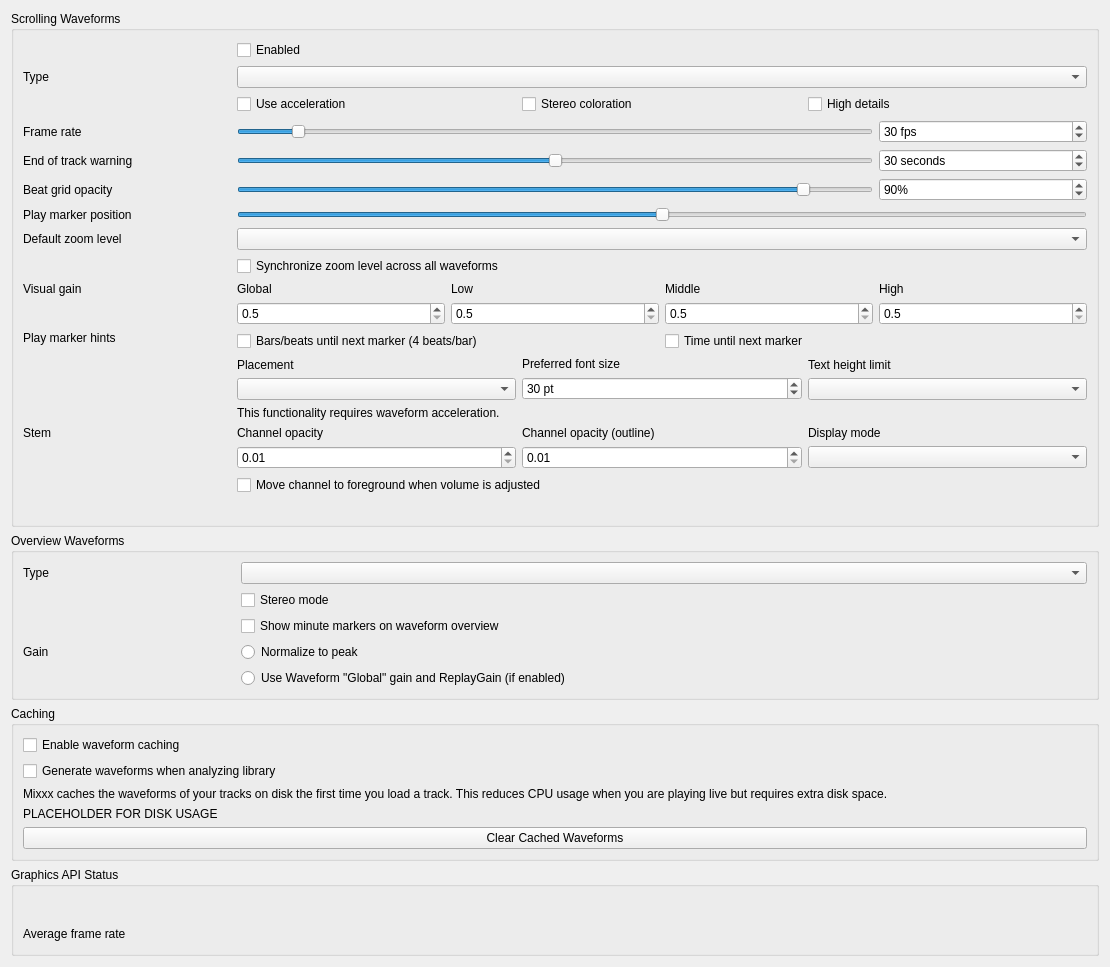
<?xml version="1.0" encoding="UTF-8"?>
<ui version="4.0">
 <class>DlgPrefWaveformDlg</class>
 <widget class="QWidget" name="DlgPrefWaveformDlg">
  <property name="geometry">
   <rect>
    <x>0</x>
    <y>0</y>
    <width>1110</width>
    <height>939</height>
   </rect>
  </property>
  <property name="windowTitle">
   <string>Waveform Preferences</string>
  </property>
  <layout class="QVBoxLayout" name="mainLayout">

  <item>
   <widget class="QGroupBox" name="waveform_groupbox">
    <property name="title">
     <string>Scrolling Waveforms</string>
    </property>
    <layout class="QGridLayout" name="waveform_layout">

     <item row="0" column="1">
      <widget class="QCheckBox" name="useWaveformCheckBox">
       <property name="text">
        <string>Enabled</string>
       </property>
      </widget>
     </item>

     <item row="1" column="0">
      <widget class="QLabel" name="waveformTypeLabel">
       <property name="sizePolicy">
        <sizepolicy hsizetype="Preferred" vsizetype="Preferred">
         <horstretch>0</horstretch>
         <verstretch>0</verstretch>
        </sizepolicy>
       </property>
       <property name="toolTip">
        <string extracomment="The big waveform summary shows the waveform envelope of the track near the current playback position."/>
       </property>
       <property name="text">
        <string>Type</string>
       </property>
       <property name="alignment">
        <set>Qt::AlignLeading|Qt::AlignLeft|Qt::AlignVCenter</set>
       </property>
       <property name="buddy">
        <cstring>waveformTypeComboBox</cstring>
       </property>
      </widget>
     </item>
     <item row="1" column="1" colspan="4">
      <widget class="QComboBox" name="waveformTypeComboBox">
       <property name="toolTip">
        <string>The waveform shows the waveform envelope of the track near the current playback position.
Select from different types of displays for the waveform, which differ primarily in the level of detail shown in the waveform.</string>
       </property>
      </widget>
     </item>

     <item row="2" column="1" colspan="4">
      <layout class="QHBoxLayout" name="waveform_render_options">
       <item>
        <widget class="QCheckBox" name="useAccelerationCheckBox">
         <property name="text">
          <string>Use acceleration</string>
         </property>
        </widget>
       </item>
       <item>
        <widget class="QCheckBox" name="splitLeftRightCheckBox">
         <property name="text">
          <string>Stereo coloration</string>
         </property>
        </widget>
       </item>
       <item>
        <widget class="QCheckBox" name="highDetailCheckBox">
         <property name="text">
          <string>High details</string>
         </property>
        </widget>
       </item>
      </layout>
     </item>

     <item row="4" column="0">
      <widget class="QLabel" name="frameRateLabel">
       <property name="text">
        <string>Frame rate</string>
       </property>
       <property name="alignment">
        <set>Qt::AlignLeading|Qt::AlignLeft|Qt::AlignVCenter</set>
       </property>
       <property name="buddy">
        <cstring>frameRateSlider</cstring>
       </property>
      </widget>
     </item>
     <item row="4" column="1" colspan="3">
      <widget class="QSlider" name="frameRateSlider">
       <property name="sizePolicy">
        <sizepolicy hsizetype="Preferred" vsizetype="Fixed">
         <horstretch>0</horstretch>
         <verstretch>0</verstretch>
        </sizepolicy>
       </property>
       <property name="maximumSize">
        <size>
         <width>16777215</width>
         <height>16777215</height>
        </size>
       </property>
       <property name="minimum">
        <number>10</number>
       </property>
       <property name="maximum">
        <number>240</number>
       </property>
       <property name="value">
        <number>30</number>
       </property>
       <property name="orientation">
        <enum>Qt::Horizontal</enum>
       </property>
      </widget>
     </item>
     <item row="4" column="4">
      <widget class="QSpinBox" name="frameRateSpinBox">
       <property name="toolTip">
        <string/>
       </property>
       <property name="suffix">
        <string> fps</string>
       </property>
       <property name="minimum">
        <number>10</number>
       </property>
       <property name="maximum">
        <number>240</number>
       </property>
       <property name="value">
        <number>30</number>
       </property>
      </widget>
     </item>

     <item row="5" column="0">
      <widget class="QLabel" name="endOfTrackWarningTimeLabel">
       <property name="text">
        <string>End of track warning</string>
       </property>
       <property name="alignment">
        <set>Qt::AlignLeading|Qt::AlignLeft|Qt::AlignVCenter</set>
       </property>
       <property name="buddy">
        <cstring>endOfTrackWarningTimeSlider</cstring>
       </property>
      </widget>
     </item>
     <item row="5" column="1" colspan="3">
      <widget class="QSlider" name="endOfTrackWarningTimeSlider">
       <property name="sizePolicy">
        <sizepolicy hsizetype="Preferred" vsizetype="Fixed">
         <horstretch>0</horstretch>
         <verstretch>0</verstretch>
        </sizepolicy>
       </property>
       <property name="maximumSize">
        <size>
         <width>16777215</width>
         <height>16777215</height>
        </size>
       </property>
       <property name="minimum">
        <number>0</number>
       </property>
       <property name="maximum">
        <number>60</number>
       </property>
       <property name="value">
        <number>30</number>
       </property>
       <property name="orientation">
        <enum>Qt::Horizontal</enum>
       </property>
      </widget>
     </item>
     <item row="5" column="4">
      <widget class="QSpinBox" name="endOfTrackWarningTimeSpinBox">
       <property name="toolTip">
        <string>Highlight the waveforms when the last seconds of a track remains.</string>
       </property>
       <property name="suffix">
        <string> seconds</string>
       </property>
       <property name="minimum">
        <number>0</number>
       </property>
       <property name="maximum">
        <number>60</number>
       </property>
       <property name="value">
        <number>30</number>
       </property>
      </widget>
     </item>

     <item row="6" column="0">
      <widget class="QLabel" name="BeatgridWaveform">
       <property name="toolTip">
        <string/>
       </property>
       <property name="midLineWidth">
        <number>6</number>
       </property>
       <property name="text">
        <string>Beat grid opacity</string>
       </property>
       <property name="alignment">
        <set>Qt::AlignLeading|Qt::AlignLeft|Qt::AlignVCenter</set>
       </property>
      </widget>
     </item>
     <item row="6" column="1" colspan="3">
      <widget class="QSlider" name="beatGridAlphaSlider">
       <property name="maximum">
        <number>100</number>
       </property>
       <property name="value">
        <number>90</number>
       </property>
       <property name="orientation">
        <enum>Qt::Horizontal</enum>
       </property>
      </widget>
     </item>
     <item row="6" column="4">
      <widget class="QSpinBox" name="beatGridAlphaSpinBox">
       <property name="toolTip">
        <string>Set amount of opacity on beat grid lines.</string>
       </property>
       <property name="suffix">
        <string>%</string>
       </property>
       <property name="maximum">
        <number>100</number>
       </property>
       <property name="value">
        <number>90</number>
       </property>
      </widget>
     </item>

     <item row="7" column="0">
      <widget class="QLabel" name="playMarkerPositionLabel">
       <property name="text">
        <string>Play marker position</string>
       </property>
      </widget>
     </item>
     <item row="7" column="1" colspan="4">
      <widget class="QSlider" name="playMarkerPositionSlider">
       <property name="sizePolicy">
        <sizepolicy hsizetype="Preferred" vsizetype="Fixed">
         <horstretch>0</horstretch>
         <verstretch>0</verstretch>
        </sizepolicy>
       </property>
       <property name="maximumSize">
        <size>
         <width>16777215</width>
         <height>16777215</height>
        </size>
       </property>
       <property name="toolTip">
        <string>Moves the play marker position on the waveforms to the left, right or center (default).</string>
       </property>
       <property name="minimum">
        <number>0</number>
       </property>
       <property name="maximum">
        <number>100</number>
       </property>
       <property name="value">
        <number>50</number>
       </property>
       <property name="orientation">
        <enum>Qt::Horizontal</enum>
       </property>
      </widget>
     </item>

     <item row="8" column="0">
      <widget class="QLabel" name="defaultZoomLabel">
       <property name="text">
        <string extracomment="Waveform zoom">Default zoom level</string>
       </property>
       <property name="alignment">
        <set>Qt::AlignLeading|Qt::AlignLeft|Qt::AlignVCenter</set>
       </property>
       <property name="buddy">
        <cstring>defaultZoomComboBox</cstring>
       </property>
      </widget>
     </item>
     <item row="8" column="1" colspan="4">
      <widget class="QComboBox" name="defaultZoomComboBox"/>
     </item>

     <item row="9" column="1" colspan="4">
      <widget class="QCheckBox" name="synchronizeZoomCheckBox">
       <property name="toolTip">
        <string>Synchronize zoom level across all waveform displays.</string>
       </property>
       <property name="text">
        <string>Synchronize zoom level across all waveforms</string>
       </property>
      </widget>
     </item>

     <item row="10" column="0">
      <widget class="QLabel" name="visualGainLabel">
       <property name="text">
        <string>Visual gain</string>
       </property>
       <property name="alignment">
        <set>Qt::AlignLeading|Qt::AlignLeft|Qt::AlignTop</set>
       </property>
       <property name="buddy">
        <cstring>allVisualGain</cstring>
       </property>
      </widget>
     </item>
     <item row="10" column="1" colspan="4">
      <layout class="QGridLayout" name="gridLayout_3">
       <item row="0" column="0">
        <widget class="QLabel" name="visualGainLabel_global">
         <property name="text">
          <string>Global</string>
         </property>
         <property name="alignment">
          <set>Qt::AlignLeading|Qt::AlignLeft|Qt::AlignVCenter</set>
         </property>
         <property name="buddy">
          <cstring>allVisualGain</cstring>
         </property>
        </widget>
       </item>
       <item row="0" column="1">
        <widget class="QLabel" name="visualGainLabel_low">
         <property name="text">
          <string>Low</string>
         </property>
         <property name="alignment">
          <set>Qt::AlignLeading|Qt::AlignLeft|Qt::AlignVCenter</set>
         </property>
         <property name="buddy">
          <cstring>lowVisualGain</cstring>
         </property>
        </widget>
       </item>
       <item row="0" column="2">
        <widget class="QLabel" name="visualGainLabel_mid">
         <property name="text">
          <string>Middle</string>
         </property>
         <property name="alignment">
          <set>Qt::AlignLeading|Qt::AlignLeft|Qt::AlignVCenter</set>
         </property>
         <property name="buddy">
          <cstring>midVisualGain</cstring>
         </property>
        </widget>
       </item>
       <item row="0" column="3">
        <widget class="QLabel" name="visualGainLabel_high">
         <property name="text">
          <string>High</string>
         </property>
         <property name="alignment">
          <set>Qt::AlignLeading|Qt::AlignLeft|Qt::AlignVCenter</set>
         </property>
         <property name="buddy">
          <cstring>highVisualGain</cstring>
         </property>
        </widget>
       </item>

       <item row="1" column="0">
        <widget class="QDoubleSpinBox" name="allVisualGain">
         <property name="toolTip">
          <string>Global visual gain</string>
         </property>
         <property name="decimals">
          <number>1</number>
         </property>
         <property name="minimum">
          <double>0.500000000000000</double>
         </property>
         <property name="maximum">
          <double>5.000000000000000</double>
         </property>
         <property name="singleStep">
          <double>0.100000000000000</double>
         </property>
        </widget>
       </item>
       <item row="1" column="1">
        <widget class="QDoubleSpinBox" name="lowVisualGain">
         <property name="toolTip">
          <string>Visual gain of the low frequencies</string>
         </property>
         <property name="decimals">
          <number>1</number>
         </property>
         <property name="minimum">
          <double>0.500000000000000</double>
         </property>
         <property name="maximum">
          <double>5.000000000000000</double>
         </property>
         <property name="singleStep">
          <double>0.100000000000000</double>
         </property>
        </widget>
       </item>
       <item row="1" column="2">
        <widget class="QDoubleSpinBox" name="midVisualGain">
         <property name="toolTip">
          <string>Visual gain of the middle frequencies</string>
         </property>
         <property name="decimals">
          <number>1</number>
         </property>
         <property name="minimum">
          <double>0.500000000000000</double>
         </property>
         <property name="maximum">
          <double>5.000000000000000</double>
         </property>
         <property name="singleStep">
          <double>0.100000000000000</double>
         </property>
        </widget>
       </item>
       <item row="1" column="3">
        <widget class="QDoubleSpinBox" name="highVisualGain">
         <property name="toolTip">
          <string>Visual gain of the high frequencies</string>
         </property>
         <property name="decimals">
          <number>1</number>
         </property>
         <property name="minimum">
          <double>0.500000000000000</double>
         </property>
         <property name="maximum">
          <double>5.000000000000000</double>
         </property>
         <property name="singleStep">
          <double>0.100000000000000</double>
         </property>
        </widget>
       </item>
      </layout>
     </item>

     <item row="11" column="0">
      <widget class="QLabel" name="marker_hints_label">
       <property name="text">
        <string>Play marker hints</string>
       </property>
       <property name="alignment">
        <set>Qt::AlignLeading|Qt::AlignLeft|Qt::AlignTop</set>
       </property>
      </widget>
     </item>
     <item row="11" column="1" colspan="2">
      <widget class="QCheckBox" name="untilMarkShowBeatsCheckBox">
       <property name="toolTip">
        <string>Show beats as bars and beats (period-separated) until the next marker, including memory cues.</string>
       </property>
       <property name="text">
        <string>Bars/beats until next marker (4 beats/bar)</string>
       </property>
      </widget>
     </item>
     <item row="11" column="3" colspan="2">
      <widget class="QCheckBox" name="untilMarkShowTimeCheckBox">
       <property name="text">
        <string>Time until next marker</string>
       </property>
      </widget>
     </item>

     <item row="12" column="1" colspan="4">
      <layout class="QHBoxLayout" name="marker_option_layout">
       <item>
        <layout class="QVBoxLayout" name="marker_options_placement_layout">
         <item>
          <widget class="QLabel" name="untilMarkAlignLabel">
           <property name="text">
            <string>Placement</string>
           </property>
           <property name="alignment">
            <set>Qt::AlignLeading|Qt::AlignLeft|Qt::AlignVCenter</set>
           </property>
           <property name="buddy">
            <cstring>untilMarkAlignComboBox</cstring>
           </property>
          </widget>
         </item>
         <item>
          <widget class="QComboBox" name="untilMarkAlignComboBox"/>
         </item>
        </layout>
       </item>

       <item>
        <layout class="QVBoxLayout" name="marker_options_font_layout">
         <item>
          <widget class="QLabel" name="untilMarkTextPointSizeLabel">
           <property name="text">
            <string>Preferred font size</string>
           </property>
           <property name="alignment">
            <set>Qt::AlignLeading|Qt::AlignLeft|Qt::AlignVCenter</set>
           </property>
           <property name="buddy">
            <cstring>untilMarkTextPointSizeSpinBox</cstring>
           </property>
          </widget>
         </item>
         <item>
          <widget class="QSpinBox" name="untilMarkTextPointSizeSpinBox">
           <property name="toolTip">
            <string/>
           </property>
           <property name="suffix">
            <string> pt</string>
           </property>
           <property name="minimum">
            <number>10</number>
           </property>
           <property name="maximum">
            <number>100</number>
           </property>
           <property name="value">
            <number>30</number>
           </property>
          </widget>
         </item>
        </layout>
       </item>

       <item>
        <layout class="QVBoxLayout" name="marker_options_textheight_layout">
         <item>
          <widget class="QLabel" name="untilMarkTextHeightLimitLabel">
           <property name="text">
            <string>Text height limit</string>
           </property>
           <property name="alignment">
            <set>Qt::AlignLeading|Qt::AlignLeft|Qt::AlignVCenter</set>
           </property>
           <property name="buddy">
            <cstring>untilMarkTextHeightLimitComboBox</cstring>
           </property>
          </widget>
         </item>
         <item>
          <widget class="QComboBox" name="untilMarkTextHeightLimitComboBox"/>
         </item>
        </layout>
       </item>

      </layout><!-- marker_option_layout -->
     </item>

     <item row="13" column="1" colspan="4">
      <widget class="QLabel" name="requiresGLSLLabel">
       <property name="text">
        <string>This functionality requires waveform acceleration.</string>
       </property>
       <property name="alignment">
        <set>Qt::AlignLeading|Qt::AlignLeft|Qt::AlignVCenter</set>
       </property>
      </widget>
     </item>

     <item row="14" column="0">
      <widget class="QLabel" name="stemOpacityLabel">
       <property name="text">
        <string>Stem</string>
       </property>
       <property name="alignment">
        <set>Qt::AlignLeading|Qt::AlignLeft|Qt::AlignTop</set>
       </property>
       <property name="buddy">
        <cstring>stemOpacitySpinBox</cstring>
       </property>
      </widget>
     </item>
     <item row="14" column="1" colspan="4">
      <layout class="QGridLayout" name="stemOpacityGridLayout">
       <item row="0" column="0">
        <widget class="QLabel" name="stemOpacityMainLabel">
         <property name="text">
          <string>Channel opacity</string>
         </property>
         <property name="alignment">
          <set>Qt::AlignLeading|Qt::AlignLeft|Qt::AlignVCenter</set>
         </property>
         <property name="buddy">
          <cstring>stemOpacitySpinBox</cstring>
         </property>
        </widget>
       </item>
       <item row="0" column="1">
        <widget class="QLabel" name="stemOpacityOutlineLabel">
         <property name="text">
          <string>Channel opacity (outline)</string>
         </property>
         <property name="alignment">
          <set>Qt::AlignLeading|Qt::AlignLeft|Qt::AlignVCenter</set>
         </property>
         <property name="buddy">
          <cstring>stemOutlineOpacitySpinBox</cstring>
         </property>
        </widget>
       </item>
       <item row="0" column="2">
        <widget class="QLabel" name="stemDisplayModeLabel">
         <property name="text">
          <string>Display mode</string>
         </property>
         <property name="alignment">
          <set>Qt::AlignLeading|Qt::AlignLeft|Qt::AlignVCenter</set>
         </property>
         <property name="buddy">
          <cstring>stemDisplayModeComboBox</cstring>
         </property>
        </widget>
       </item>

       <item row="1" column="0">
        <widget class="QDoubleSpinBox" name="stemOpacitySpinBox">
         <property name="toolTip">
          <string>Main stem opacity</string>
         </property>
         <property name="decimals">
          <number>2</number>
         </property>
         <property name="minimum">
          <double>0.010000000000000</double>
         </property>
         <property name="maximum">
          <double>1.000000000000000</double>
         </property>
         <property name="singleStep">
          <double>0.010000000000000</double>
         </property>
        </widget>
       </item>
       <item row="1" column="1">
        <widget class="QDoubleSpinBox" name="stemOutlineOpacitySpinBox">
         <property name="toolTip">
          <string>Outline stem opacity</string>
         </property>
         <property name="decimals">
          <number>2</number>
         </property>
         <property name="minimum">
          <double>0.010000000000000</double>
         </property>
         <property name="maximum">
          <double>1.000000000000000</double>
         </property>
         <property name="singleStep">
          <double>0.010000000000000</double>
         </property>
        </widget>
       </item>
       <item row="1" column="2">
        <widget class="QComboBox" name="stemDisplayModeComboBox">
         <property name="toolTip">
          <string>Select the display layout for stem waveforms</string>
         </property>
        </widget>
       </item>
       <item row="2" column="0" colspan="3">
        <widget class="QCheckBox" name="stemReorderLayerOnChangedCheckBox">
         <property name="text">
          <string>Move channel to foreground when volume is adjusted</string>
         </property>
        </widget>
       </item>
      </layout>
     </item>

     <item row="15" column="1" colspan="4">
      <widget class="QLabel" name="requiresGLSLLabel2">
       <property name="alignment">
        <set>Qt::AlignLeading|Qt::AlignLeft|Qt::AlignVCenter</set>
       </property>
      </widget>
     </item>

    </layout>
   </widget>
  </item><!-- waveform groupbox -->

  <item>
   <widget class="QGroupBox" name="overview_groupbox">
    <property name="title">
     <string>Overview Waveforms</string>
    </property>
    <layout class="QGridLayout" name="overview_layout">

     <item row="0" column="0">
      <widget class="QLabel" name="waveformOverviewLabel">
       <property name="toolTip">
        <string extracomment="The smaller, zoomed-out version of the waveform shows the various markers within the track as well as the waveform envelope of the entire track."/>
       </property>
       <property name="text">
        <string>Type</string>
       </property>
      </widget>
     </item>
     <item row="0" column="1" colspan="4">
      <widget class="QComboBox" name="waveformOverviewComboBox">
       <property name="toolTip">
        <string>The waveform overview shows the waveform envelope of the entire track.
Select from different types of displays for the waveform overview, which differ primarily in the level of detail shown in the waveform.</string>
       </property>
      </widget>
     </item>

     <item row="1" column="1" colspan="4">
      <widget class="QCheckBox" name="overviewStereoCheckBox">
       <property name="text">
        <string>Stereo mode</string>
       </property>
      </widget>
     </item>

     <item row="2" column="1" colspan="4">
      <widget class="QCheckBox" name="overviewMinuteMarkersCheckBox">
       <property name="text">
        <string>Show minute markers on waveform overview</string>
       </property>
      </widget>
     </item>

     <item row="3" column="0">
      <widget class="QLabel" name="overview_gain_label">
       <property name="toolTip">
        <string extracomment="Select a gain mode for the waveform overview."/>
       </property>
       <property name="text">
        <string>Gain</string>
       </property>
      </widget>
     </item>
     <item row="3" column="1" colspan="4">
      <widget class="QRadioButton" name="overview_scale_normalize">
       <property name="text">
        <string>Normalize to peak</string>
       </property>
       <attribute name="buttonGroup">
        <string notr="true">overview_scale_options</string>
       </attribute>
      </widget>
     </item>
     <item row="4" column="1" colspan="4">
      <widget class="QRadioButton" name="overview_scale_allReplayGain">
       <property name="text">
        <string extracomment="'Global' refers to the 'Global' visual gain in the scrolling waveform settings">Use Waveform "Global" gain and ReplayGain (if enabled)</string>
       </property>
       <attribute name="buttonGroup">
        <string notr="true">overview_scale_options</string>
       </attribute>
      </widget>
     </item>

    </layout>
   </widget>
  </item><!-- overview_groupbox -->

  <item>
   <widget class="QGroupBox" name="caching_groupbox">
    <property name="title">
     <string>Caching</string>
    </property>
    <layout class="QVBoxLayout" name="caching_layout">
     <item>
      <widget class="QCheckBox" name="enableWaveformCaching">
       <property name="text">
        <string>Enable waveform caching</string>
       </property>
      </widget>
     </item>
     <item>
      <widget class="QCheckBox" name="enableWaveformGenerationWithAnalysis">
       <property name="text">
        <string>Generate waveforms when analyzing library</string>
       </property>
      </widget>
     </item>
     <item>
      <widget class="QLabel" name="waveformCachingInfo">
       <property name="text">
        <string>Mixxx caches the waveforms of your tracks on disk the first time you load a track. This reduces CPU usage when you are playing live but requires extra disk space.</string>
       </property>
       <property name="wordWrap">
        <bool>true</bool>
       </property>
      </widget>
     </item>
     <item>
      <widget class="QLabel" name="waveformDiskUsage">
       <property name="sizePolicy">
        <sizepolicy hsizetype="Expanding" vsizetype="Minimum">
         <horstretch>0</horstretch>
         <verstretch>0</verstretch>
        </sizepolicy>
       </property>
       <property name="text">
        <string notr="true">PLACEHOLDER FOR DISK USAGE</string>
       </property>
       <property name="wordWrap">
        <bool>true</bool>
       </property>
      </widget>
     </item>
     <item>
      <widget class="QPushButton" name="clearCachedWaveforms">
       <property name="text">
        <string>Clear Cached Waveforms</string>
       </property>
      </widget>
     </item>
    </layout>
   </widget>
  </item><!-- caching_groupbox -->

  <item>
   <widget class="QGroupBox" name="opengl_status_groupbox">
    <property name="title">
     <string>Graphics API Status</string>
    </property>
    <layout class="QGridLayout" name="opengl_status_layout">
     <item row="0" column="0" colspan="3">
      <widget class="QLabel" name="graphicsApiStatusData">
       <property name="sizePolicy">
        <sizepolicy hsizetype="Expanding" vsizetype="Minimum">
         <horstretch>0</horstretch>
         <verstretch>0</verstretch>
        </sizepolicy>
       </property>
       <property name="toolTip">
       <string>Displays the graphics API used by the current renderer.</string>
       </property>
       <property name="text">
        <string/>
       </property>
       <property name="wordWrap">
        <bool>true</bool>
       </property>
       <property name="textInteractionFlags">
        <set>Qt::TextSelectableByKeyboard|Qt::TextSelectableByMouse</set>
       </property>
      </widget>
     </item>
     <item row="1" column="0">
      <widget class="QLabel" name="openGlStatusLabel_2">
       <property name="toolTip">
        <string/>
       </property>
       <property name="text">
        <string>Average frame rate</string>
       </property>
       <property name="alignment">
        <set>Qt::AlignLeading|Qt::AlignLeft|Qt::AlignVCenter</set>
       </property>
      </widget>
     </item>
     <item row="1" column="1" colspan="2">
      <widget class="QLabel" name="frameRateAverage">
       <property name="toolTip">
        <string>Displays the actual frame rate.</string>
       </property>
       <property name="text">
        <string/>
       </property>
      </widget>
     </item>
    </layout>
   </widget>
  </item><!-- opengl_status_groupbox -->

 </layout>
 </widget>
 <tabstops>
  <tabstop>useWaveformCheckBox</tabstop>
  <tabstop>waveformTypeComboBox</tabstop>
  <tabstop>useAccelerationCheckBox</tabstop>
  <tabstop>splitLeftRightCheckBox</tabstop>
  <tabstop>highDetailCheckBox</tabstop>
  <tabstop>frameRateSlider</tabstop>
  <tabstop>frameRateSpinBox</tabstop>
  <tabstop>endOfTrackWarningTimeSlider</tabstop>
  <tabstop>endOfTrackWarningTimeSpinBox</tabstop>
  <tabstop>beatGridAlphaSlider</tabstop>
  <tabstop>beatGridAlphaSpinBox</tabstop>
  <tabstop>playMarkerPositionSlider</tabstop>
  <tabstop>defaultZoomComboBox</tabstop>
  <tabstop>synchronizeZoomCheckBox</tabstop>
  <tabstop>allVisualGain</tabstop>
  <tabstop>lowVisualGain</tabstop>
  <tabstop>midVisualGain</tabstop>
  <tabstop>highVisualGain</tabstop>
  <tabstop>untilMarkShowBeatsCheckBox</tabstop>
  <tabstop>untilMarkShowTimeCheckBox</tabstop>
  <tabstop>untilMarkAlignComboBox</tabstop>
  <tabstop>untilMarkTextPointSizeSpinBox</tabstop>
  <tabstop>untilMarkTextHeightLimitComboBox</tabstop>
  <tabstop>waveformOverviewComboBox</tabstop>
  <tabstop>overviewStereoCheckBox</tabstop>
  <tabstop>overviewMinuteMarkersCheckBox</tabstop>
  <tabstop>overview_scale_normalize</tabstop>
  <tabstop>overview_scale_allReplayGain</tabstop>
  <tabstop>enableWaveformCaching</tabstop>
  <tabstop>enableWaveformGenerationWithAnalysis</tabstop>
  <tabstop>clearCachedWaveforms</tabstop>
 </tabstops>
 <buttongroups>
  <buttongroup name="overview_scale_options"/>
 </buttongroups>
 <resources/>
 <connections/>
</ui>
